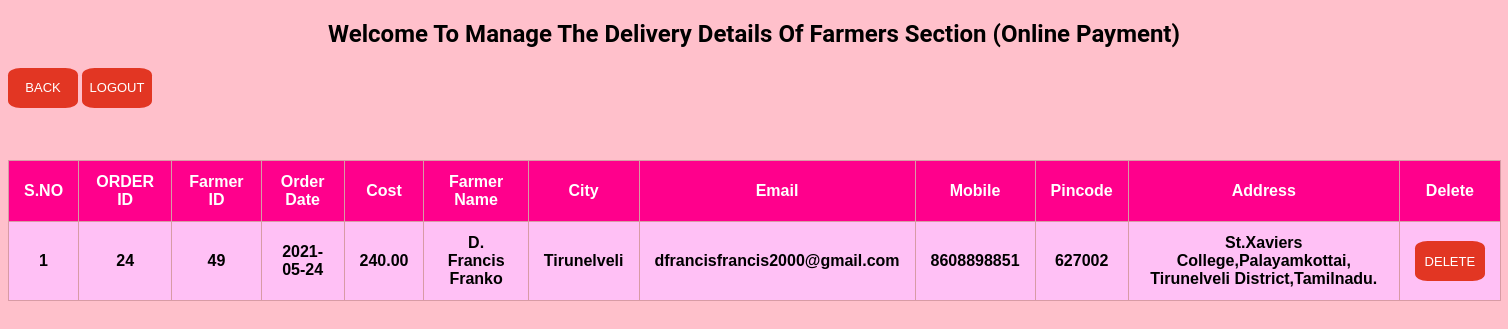
/Admin/foptransaction_view.php, run on an earlier commit of the app's database.
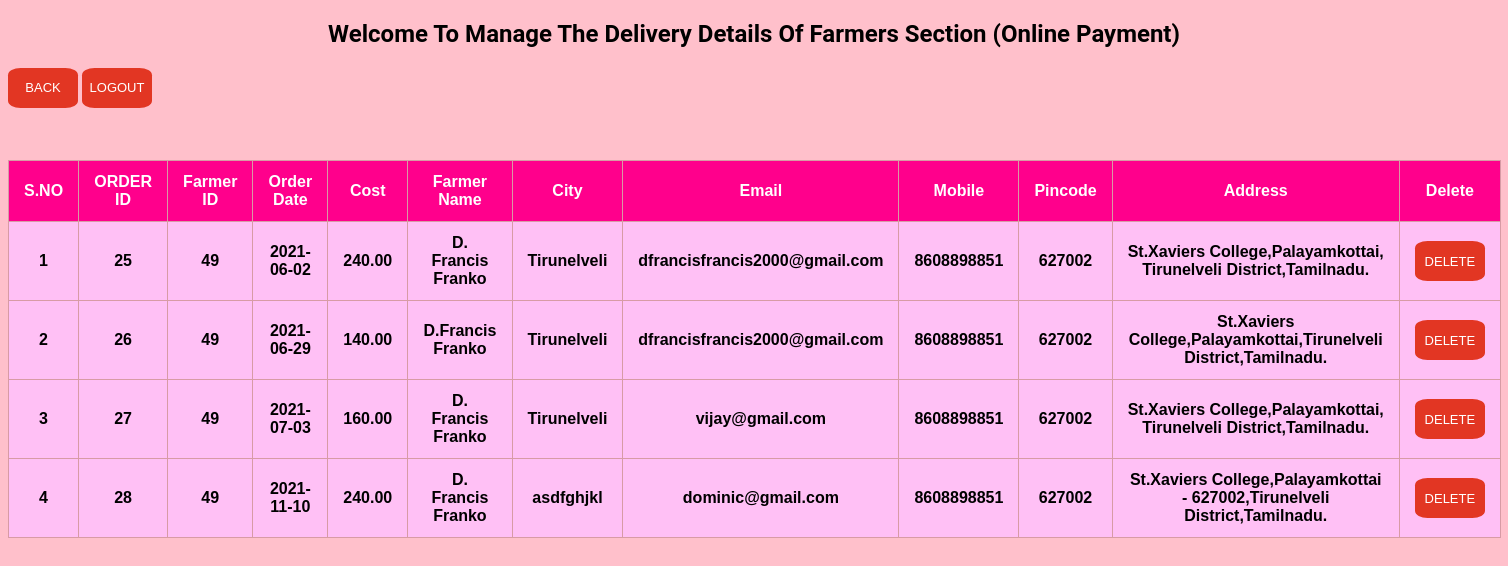
And on a later commit of the database.
### tables this page shows
CREATE TABLE `foptransaction` (
  `tid` int(10) NOT NULL,
  `fid` int(10) NOT NULL,
  `dod` date DEFAULT NULL,
  `cost` text NOT NULL,
  `name` varchar(255) NOT NULL,
  `city` varchar(255) NOT NULL,
  `mobile` varchar(255) NOT NULL,
  `email` varchar(255) NOT NULL,
  `pincode` varchar(255) NOT NULL,
  `addr` varchar(255) NOT NULL
);

### Admin/foptransaction_view.php (the view, shortened to what this page needs)
<!DOCTYPE html>
<html>
<head>
</head>
<body>
<h2> Welcome To Manage The Delivery Details Of Farmers Section (Online Payment)</h2>
<a href="panel.php"><button class="btn2">Back</button></a>
<a href="logout.php"><button class="btn2">Logout</button></a>
<div class="form">
<table>
<thead>
<tr>
<th><strong>S.NO</strong></th>
<th><strong>ORDER ID</strong></th>
<th><strong>Farmer ID</strong></th>
<th><strong>Order Date</strong></th>
<th><strong>Cost</strong></th>
<th><strong>Farmer Name</strong></th>
<th><strong>City</strong></th>
<th><strong>Email</strong></th>
<th><strong>Mobile</strong></th>
<th><strong>Pincode</strong></th>
<th><strong>Address</strong></th>
<th><strong>Delete</strong></th>
</tr>
</thead>
<tbody>
<?php
$con = mysqli_connect('localhost','root','');
mysqli_select_db($con, 'agroculture');
$count=1;
$sel_query="Select * from foptransaction ";
$result= mysqli_query($con, $sel_query);
while($row=mysqli_fetch_assoc($result)){ ?>
<tr>
<td data-label="S.NO" align="center"><?php echo $count; ?> </td>
<td data-label="ORDER ID" align="center"><?php echo $row["tid"]; ?> </td>
<td data-label="Farmer ID" align="center"><?php echo $row["fid"]; ?> </td>
<td data-label="Product ID" align="center"><?php echo $row["dod"]; ?> </td>
<td data-label="Cost" align="center"><?php echo $row["cost"]; ?> </td>
<td data-label="Farmer Name" align="center"><?php echo $row["name"]; ?> </td>
<td data-label="City" align="center"><?php echo $row["city"]; ?> </td>
<td data-label="Email" align="center"><?php echo $row["email"]; ?> </td>
<td data-label="Mobile" align="center"><?php echo $row["mobile"]; ?> </td>
<td data-label="Pincode" align="center"><?php echo $row["pincode"]; ?> </td>
<td data-label="Address" align="center"><?php echo $row["addr"]; ?> </td>
<td data-label="Delete" align="center"><a href="foptdelete.php?tid=<?php echo $row['tid']; ?> "><button class="btn2">Delete</button></a></td>
</tr>
<?php $count++; } ?>
</tbody>
</table>
</div>
</body>
</html>

What changed in the data, as far as the page shows it:
removed foptransaction: tid "24", fid "49", dod "2021-05-24", cost "240.00", name "D. Francis Franko", city "Tirunelveli", email "dfrancisfrancis2000@gmail.com", mobile "8608898851", pincode "627002", addr "St.Xaviers College,Palayamkottai, Tirunelveli District,Tamilnadu."
added foptransaction: tid "25", fid "49", dod "2021-06-02", cost "240.00", name "D. Francis Franko", city "Tirunelveli", email "dfrancisfrancis2000@gmail.com", mobile "8608898851", pincode "627002", addr "St.Xaviers College,Palayamkottai, Tirunelveli District,Tamilnadu."
added foptransaction: tid "26", fid "49", dod "2021-06-29", cost "140.00", name "D.Francis Franko", city "Tirunelveli", email "dfrancisfrancis2000@gmail.com", mobile "8608898851", pincode "627002", addr "St.Xaviers College,Palayamkottai,Tirunelveli District,Tamilnadu."
added foptransaction: tid "27", fid "49", dod "2021-07-03", cost "160.00", name "D. Francis Franko", city "Tirunelveli", email "vijay@gmail.com", mobile "8608898851", pincode "627002", addr "St.Xaviers College,Palayamkottai, Tirunelveli District,Tamilnadu."
added foptransaction: tid "28", fid "49", dod "2021-11-10", cost "240.00", name "D. Francis Franko", city "asdfghjkl", email "dominic@gmail.com", mobile "8608898851", pincode "627002", addr "St.Xaviers College,Palayamkottai - 627002,Tirunelveli District,Tamilnadu."
